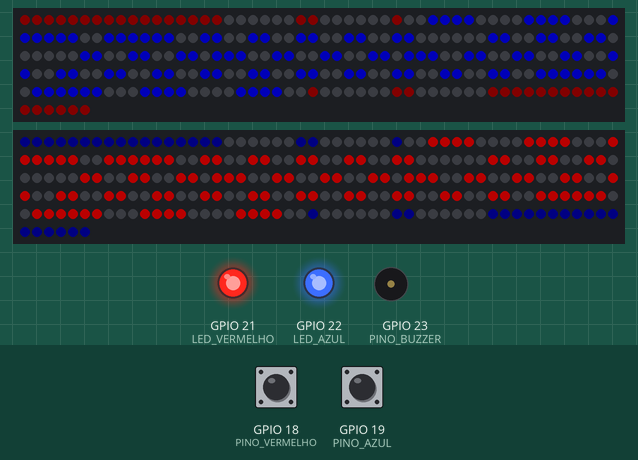
Bench run of a sketch on a simulated ESP32. Shown: 2 × 256 RGB LEDs in strip order, left to right, continuing on the next row, output pins drawn as LEDs (lit = HIGH), buzzer (waves = sounding). Inputs (shaded band) come from the test bench; at power-on: GPIO 18 (PINO_VERMELHO) HIGH, GPIO 19 (PINO_AZUL) HIGH. Dim RGB values are drawn brighter than linear; what the sketch prints to the serial monitor is not drawn.

Above: at 1.6 s.
1.7 s: GPIO 18 (PINO_VERMELHO) pulled LOW for 3.2 s
At 6.1 s:
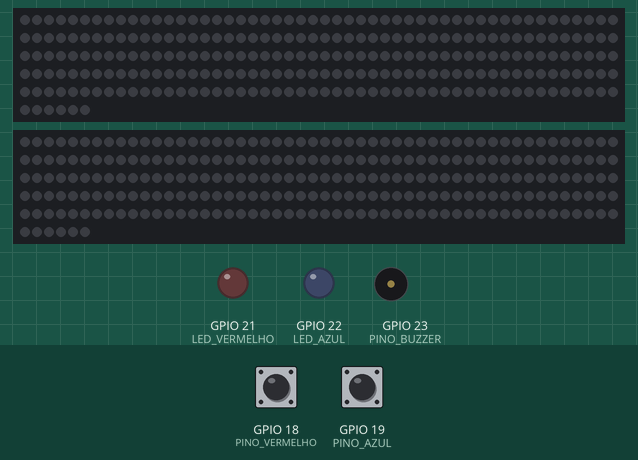
6.4 s: GPIO 19 (PINO_AZUL) pulled LOW for 0.15 s
At 6.5 s:
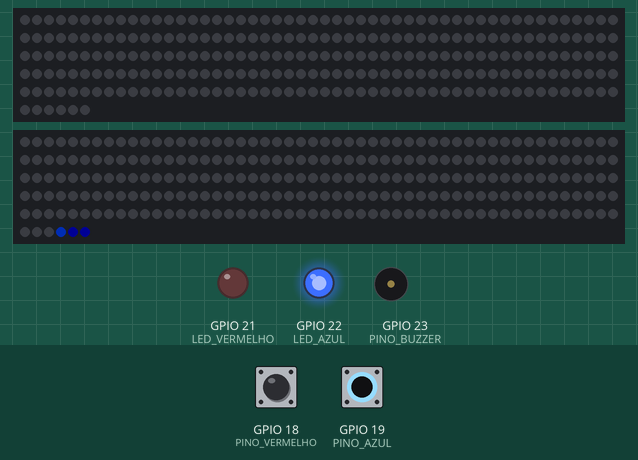
8.0 s: GPIO 18 (PINO_VERMELHO) pulled LOW for 0.15 s
At 8.09 s:
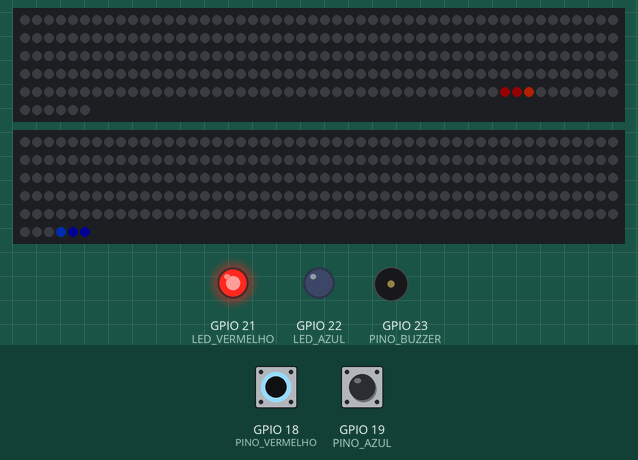
9.6 s: GPIO 19 (PINO_AZUL) pulled LOW for 1 s
At 11.8 s:
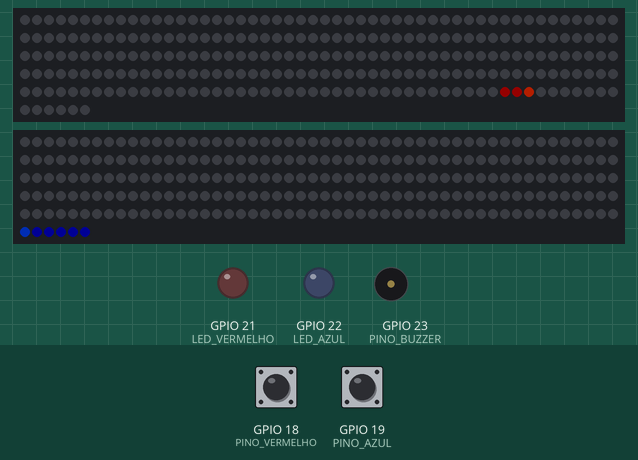
12.1 s: GPIO 18 (PINO_VERMELHO) driven LOW and GPIO 19 (PINO_AZUL) driven LOW
At 13.3 s:
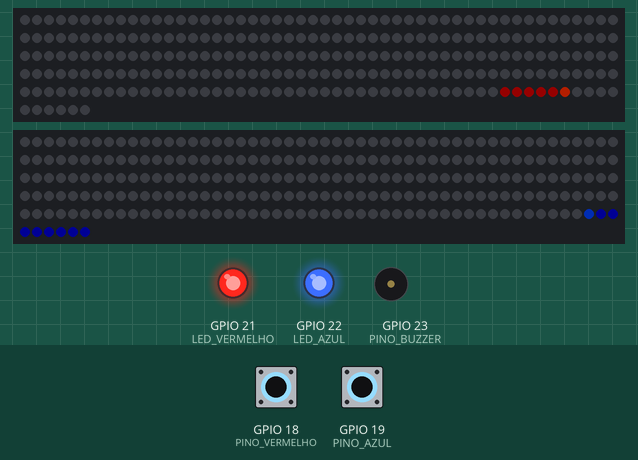
13.6 s: GPIO 18 (PINO_VERMELHO) driven HIGH
At 14.2 s:
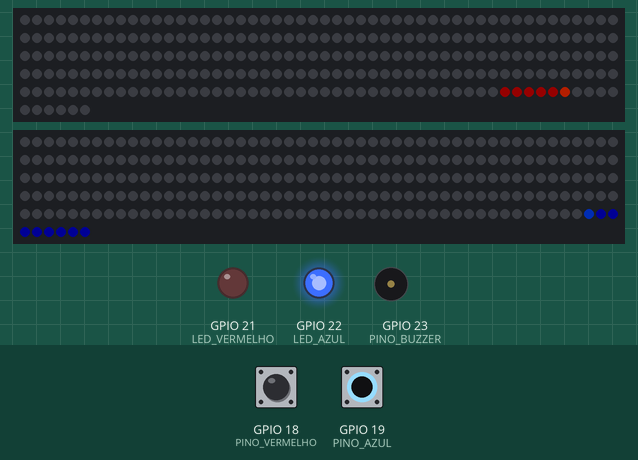
Timing chart, 0 to 16.1 s (numbered marks = the images above; inputs shaded):
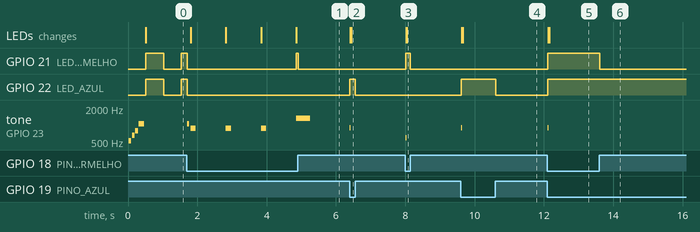

The sketch:

cabo_de_guerra_esp32.ino
```cpp
// =====================================================
//  Cabo de Guerra de LEDs - Vermelho x Azul
//  Versão final - ESP32 (ESP32 Dev Module)
//  2 matrizes WS2812B 16x16, cada uma no seu pino
//  Biblioteca: Adafruit NeoPixel (Gerenciador de Bibliotecas)
//  Programação: Mateus Antonio Courel
// =====================================================
#include <Adafruit_NeoPixel.h>

// ---------------- CONFIGURAÇÃO ----------------
#define PINO_MALHA1     2   // GPIO2  -> DI da malha 1 (lado do vermelho)
#define PINO_MALHA2     4   // GPIO4  -> DI da malha 2 (lado do azul)
#define PINO_VERMELHO   18  // GPIO18 -> botão vermelho (outro lado no GND)
#define PINO_AZUL       19  // GPIO19 -> botão azul (outro lado no GND)
#define LED_VERMELHO    21  // GPIO21 -> LED dentro do botão vermelho
#define LED_AZUL        22  // GPIO22 -> LED dentro do botão azul
#define PINO_BUZZER     23  // GPIO23 -> buzzer PASSIVO (outro lado no GND)
#define SOM_LIGADO      1   // 0 = jogo sem som

#define LARGURA_MALHA   16  // colunas de cada malha
#define ALTURA          16  // linhas de cada malha

// Estas malhas são numeradas por LINHA, todas no mesmo sentido.
// Se o GO aparecer embaralhado, teste POR_COLUNA 1 e/ou ZIGZAG 1
#define POR_COLUNA      0   // 0 = por linha, 1 = por coluna
#define ZIGZAG          0   // 0 = todas as linhas no mesmo sentido, 1 = zigue-zague

// Se uma malha estiver montada de cabeça para baixo, mude para 1
#define GIRAR_MALHA1    0
#define GIRAR_MALHA2    0

#define BRILHO          20  // 0 a 255 (cuidado com a corrente da fonte!)

// Tela do GO: letras fortes, fundo fraco e contorno apagado = GO bem legível
#define BRILHO_GO_LETRA 70
#define BRILHO_GO_FUNDO 6

// Jogo em "cobra"
// SENTIDO_COBRA 2 = cada cobra começa EMBAIXO da sua malha, corre a linha de
//                   lado a lado, faz o "L" e SOBE até o topo da malha, onde as
//                   duas se encontram (se uma passar do topo, invade a outra
//                   malha pelo topo, descendo)
// SENTIDO_COBRA 0 = cada cobra começa na lateral da sua malha e anda para o lado
// SENTIDO_COBRA 1 = vermelho começa em CIMA, azul EMBAIXO (atravessam as malhas)
#define SENTIDO_COBRA   2
#define LEDS_POR_TOQUE  3   // quantos LEDs a cobra anda a cada apertada
#define PASSO_MS        12  // velocidade da cobra (ms por LED; menor = mais rápida)
#define BRILHO_CABECA   60  // a "cabeça" da cobra fica mais forte
#define VEZES_PISCAR    4
#define DEBOUNCE_MS     30

// O ESP32 manda sinal de 3,3V e às vezes um LED lê errado (aparece roxo).
// Para corrigir, o código reenvia a imagem toda a cada REENVIO_MS:
// se algum LED pegou a cor errada, ele volta ao certo quase na hora.
#define REENVIO_MS      40

// Ordem das cores dos LEDs. Se o vermelho aparecer verde (ou o contrário),
// troque NEO_GRB por NEO_RGB
#define ORDEM_CORES     NEO_GRB

// 1 = ao ligar, faz um teste de cores em cada malha (para achar defeitos)
// Depois que estiver tudo certo, mude para 0
#define TESTE_CORES     0
// ----------------------------------------------

#define LARGURA         (LARGURA_MALHA * 2)
#define LEDS_POR_MALHA  (LARGURA_MALHA * ALTURA)
#define TOTAL_LEDS      (LARGURA * ALTURA)

Adafruit_NeoPixel malha1(LEDS_POR_MALHA, PINO_MALHA1, ORDEM_CORES + NEO_KHZ800);
Adafruit_NeoPixel malha2(LEDS_POR_MALHA, PINO_MALHA2, ORDEM_CORES + NEO_KHZ800);

uint32_t VERMELHO, AZUL, AMARELO, BRANCO;
uint32_t CABECA_V, CABECA_A;

// A struct precisa ficar ANTES de qualquer função, senão a IDE do Arduino
// cria os protótipos automáticos antes dela e dá erro de compilação
struct Botao {
  uint8_t pino;
  uint8_t antes;
  unsigned long t;
};

Botao bv = {PINO_VERMELHO, HIGH, 0};
Botao ba = {PINO_AZUL, HIGH, 0};

bool apertou(Botao &b);
void sincronizar(Botao &b);

// ---------------- DESENHO ----------------
// Converte (x, y) dentro de UMA malha no índice do LED
uint16_t indice(uint8_t lx, uint8_t y) {
#if POR_COLUNA
  if (ZIGZAG && (lx & 1)) y = ALTURA - 1 - y;
  return (uint16_t)lx * ALTURA + y;
#else
  if (ZIGZAG && (y & 1)) lx = LARGURA_MALHA - 1 - lx;
  return (uint16_t)y * LARGURA_MALHA + lx;
#endif
}

// x vai de 0 a 31: 0..15 = malha 1, 16..31 = malha 2
void pixel(int x, int y, uint32_t c) {
  if (x < 0 || x >= LARGURA || y < 0 || y >= ALTURA) return;
  uint8_t lx = x % LARGURA_MALHA;
  uint8_t ly = y;
  if (x < LARGURA_MALHA) {
    if (GIRAR_MALHA1) { lx = LARGURA_MALHA - 1 - lx; ly = ALTURA - 1 - ly; }
    malha1.setPixelColor(indice(lx, ly), c);
  } else {
    if (GIRAR_MALHA2) { lx = LARGURA_MALHA - 1 - lx; ly = ALTURA - 1 - ly; }
    malha2.setPixelColor(indice(lx, ly), c);
  }
}

void coluna(uint8_t x, uint32_t c) {
  for (uint8_t y = 0; y < ALTURA; y++) pixel(x, y, c);
}

void limpar() {
  malha1.clear();
  malha2.clear();
}

void encher(uint32_t c) {
  malha1.fill(c);
  malha2.fill(c);
}

unsigned long ultimoEnvio = 0;

void mostrar() {
  malha1.show();
  malha2.show();
  ultimoEnvio = millis();
}

// Reenvia a imagem atual se já passou REENVIO_MS (corrige LEDs com cor errada)
void manter() {
  if (millis() - ultimoEnvio >= REENVIO_MS) mostrar();
}

// Igual ao delay(), mas continua corrigindo os LEDs enquanto espera
void esperar(unsigned long ms) {
  unsigned long inicio = millis();
  while (millis() - inicio < ms) {
    manter();
    delay(2);
  }
}

// Fonte 5x7 (números da contagem)
// Ordem: G, O, 3, 2, 1
const uint8_t FONTE[][7] PROGMEM = {
  {0b01110, 0b10001, 0b10000, 0b10111, 0b10001, 0b10001, 0b01111}, // G
  {0b01110, 0b10001, 0b10001, 0b10001, 0b10001, 0b10001, 0b01110}, // O
  {0b11111, 0b00010, 0b00100, 0b00010, 0b00001, 0b10001, 0b01110}, // 3
  {0b01110, 0b10001, 0b00001, 0b00010, 0b00100, 0b01000, 0b11111}, // 2
  {0b00100, 0b01100, 0b00100, 0b00100, 0b00100, 0b00100, 0b01110}, // 1
};

int8_t indiceFonte(char ch) {
  switch (ch) {
    case 'G': return 0;
    case 'O': return 1;
    case '3': return 2;
    case '2': return 3;
    case '1': return 4;
  }
  return -1;
}

// Na malha 16x16 os números ficam com o dobro do tamanho (10 x 14)
#define ESCALA_TEXTO  ((ALTURA >= 14) ? 2 : 1)

// Escreve o texto centralizado na malha indicada (0 = malha 1, 1 = malha 2)
void texto(const char *txt, uint8_t m, uint32_t c) {
  const uint8_t e = ESCALA_TEXTO;
  uint8_t n = strlen(txt);
  int largTxt = (n * 6 - 1) * e;
  int x0 = m * LARGURA_MALHA + (LARGURA_MALHA - largTxt) / 2;
  int y0 = (ALTURA - 7 * e) / 2;
  for (uint8_t i = 0; i < n; i++) {
    int8_t f = indiceFonte(txt[i]);
    if (f < 0) continue;
    for (uint8_t r = 0; r < 7; r++) {
      uint8_t linha = pgm_read_byte(&FONTE[f][r]);
      for (uint8_t b = 0; b < 5; b++) {
        if (linha & (1 << (4 - b))) {
          for (uint8_t dy = 0; dy < e; dy++)
            for (uint8_t dx = 0; dx < e; dx++)
              pixel(x0 + (i * 6 + b) * e + dx, y0 + r * e + dy, c);
        }
      }
    }
  }
}

// Letras GRANDES (6 x 12, traço grosso) para o "GO" da malha 16x16
#define LETRA_L   6
#define LETRA_A   12
const uint8_t G_GRANDE[LETRA_A] PROGMEM = {
  0b011110,
  0b111111,
  0b110011,
  0b110000,
  0b110000,
  0b110111,
  0b110111,
  0b110011,
  0b110011,
  0b110011,
  0b111111,
  0b011110,
};
const uint8_t O_GRANDE[LETRA_A] PROGMEM = {
  0b011110,
  0b111111,
  0b110011,
  0b110011,
  0b110011,
  0b110011,
  0b110011,
  0b110011,
  0b110011,
  0b110011,
  0b111111,
  0b011110,
};

// Desenha uma letra grande. Com borda = true, apaga os LEDs em volta dela
// (contorno escuro), o que destaca muito a letra em cima do fundo colorido.
void letraGrande(const uint8_t *letra, int x0, int y0, uint32_t c, bool borda) {
  for (uint8_t r = 0; r < LETRA_A; r++) {
    uint8_t linha = pgm_read_byte(&letra[r]);
    for (uint8_t b = 0; b < LETRA_L; b++) {
      if (linha & (1 << (LETRA_L - 1 - b))) {
        if (borda) {
          for (int dy = -1; dy <= 1; dy++)
            for (int dx = -1; dx <= 1; dx++)
              pixel(x0 + b + dx, y0 + r + dy, 0);
        } else {
          pixel(x0 + b, y0 + r, c);
        }
      }
    }
  }
}

// Pinta a malha com fundo fraco, contorno apagado e "GO" grande e forte por cima
void telaGO(uint8_t m, uint32_t fundo, uint32_t letra) {
  for (uint8_t x = 0; x < LARGURA_MALHA; x++) coluna(m * LARGURA_MALHA + x, fundo);
  int largGO = LETRA_L * 2 + 2;  // 6 + 2 + 6 = 14
  int x0 = m * LARGURA_MALHA + (LARGURA_MALHA - largGO) / 2;
  int y0 = (ALTURA - LETRA_A) / 2;
  letraGrande(G_GRANDE, x0, y0, 0, true);               // contorno
  letraGrande(O_GRANDE, x0 + LETRA_L + 2, y0, 0, true);
  letraGrande(G_GRANDE, x0, y0, letra, false);          // letras
  letraGrande(O_GRANDE, x0 + LETRA_L + 2, y0, letra, false);
}

// ---------------- CAMINHO DA COBRA ----------------
// p = quantos LEDs a cobra já andou (0 = primeiro LED)
// As duas cobras sempre andam em sentidos que se encaixam, então quando
// elas se encontram a tela fica toda preenchida, sem buraco e sem sobrepor.

#if SENTIDO_COBRA == 2
// Um único caminho de 512 LEDs:
//   malha 1: de BAIXO para CIMA (linha por linha, fazendo o "L")
//   malha 2: de CIMA para BAIXO (linha por linha, fazendo o "L")
// O vermelho anda nesse caminho do começo para o fim e o azul do fim
// para o começo. Os dois sobem e se encontram no topo das malhas.
void caminho(uint16_t i, int &x, int &y) {
  int k = i / LARGURA_MALHA;    // qual linha do caminho (0 a 31)
  int c = i % LARGURA_MALHA;    // posição dentro da linha
  int lx = (k % 2 == 0) ? c : (LARGURA_MALHA - 1 - c);  // vai e volta ("L")
  if (k < ALTURA) {             // malha 1, subindo
    x = lx;
    y = ALTURA - 1 - k;
  } else {                      // malha 2, descendo
    x = LARGURA_MALHA + (LARGURA_MALHA - 1 - lx);
    y = k - ALTURA;
  }
}

// Vermelho começa embaixo da malha 1 e sobe
void posVermelho(uint16_t p, int &x, int &y) {
  caminho(p, x, y);
}

// Azul começa embaixo da malha 2 e sobe
void posAzul(uint16_t p, int &x, int &y) {
  caminho(TOTAL_LEDS - 1 - p, x, y);
}

#elif SENTIDO_COBRA == 1
// Vermelho começa na linha de CIMA e vai descendo (atravessa as duas malhas)
void posVermelho(uint16_t p, int &x, int &y) {
  int r = p / LARGURA;
  int c = p % LARGURA;
  y = r;
  x = (r % 2 == 0) ? c : (LARGURA - 1 - c);
}

// Azul começa na linha de BAIXO e vai subindo
void posAzul(uint16_t p, int &x, int &y) {
  int r = p / LARGURA;
  int c = p % LARGURA;
  y = ALTURA - 1 - r;
  x = (r % 2 == 0) ? c : (LARGURA - 1 - c);
}

#else
// Cada cobra desce/sobe uma coluna inteira, faz o "L" e vai para o lado

// Vermelho começa na borda ESQUERDA (lado do botão vermelho)
void posVermelho(uint16_t p, int &x, int &y) {
  int c = p / ALTURA;
  int r = p % ALTURA;
  x = c;
  y = (c % 2 == 0) ? r : (ALTURA - 1 - r);
}

// Azul começa na borda DIREITA (lado do botão azul)
void posAzul(uint16_t p, int &x, int &y) {
  int c = p / ALTURA;
  int r = p % ALTURA;
  x = LARGURA - 1 - c;
  y = (c % 2 == 0) ? r : (ALTURA - 1 - r);
}
#endif

// ---------------- BOTÕES ----------------
// (a struct Botao fica lá no topo do arquivo)

// true só no instante em que o botão é apertado (com debounce)
bool apertou(Botao &b) {
  uint8_t v = digitalRead(b.pino);
  unsigned long agora = millis();
  if (v != b.antes && agora - b.t > DEBOUNCE_MS) {
    b.antes = v;
    b.t = agora;
    return v == LOW;
  }
  return false;
}

// Ignora o que foi apertado enquanto não estávamos lendo
void sincronizar(Botao &b) {
  b.antes = digitalRead(b.pino);
  b.t = millis();
}

// ---------------- SOM ----------------
// Notas (Hz)
#define NOTA_C5  523
#define NOTA_E5  659
#define NOTA_G5  784
#define NOTA_A5  880
#define NOTA_C6  1047
#define NOTA_E6  1319
#define NOTA_A4  440
#define NOTA_E4  330

// Multiplica a frequência das notas. Buzzers passivos ficam bem mais altos
// perto de 2000-4000 Hz: use 2 ou 3 para aumentar o volume.
#define TOM_MULT 1

// Toca sem travar o programa (o som segue enquanto o jogo roda)
void bip(unsigned int freq, unsigned long dur) {
#if SOM_LIGADO
  tone(PINO_BUZZER, freq * TOM_MULT, dur);
#endif
}

// Toca e espera terminar
void nota(unsigned int freq, unsigned long dur) {
  bip(freq, dur);
  delay(dur + 20);
}

void somLigou() {
  nota(NOTA_C5, 80);
  nota(NOTA_E5, 80);
  nota(NOTA_G5, 80);
  nota(NOTA_C6, 150);
}

// Som de "batida" quando as cores se encontram: desce de agudo para grave
void somEncontro() {
  for (int f = 1500; f >= 200; f -= 50) {
    bip(f, 20);
    esperar(20);
  }
  noTone(PINO_BUZZER);
}

// ---------------- LEDs DOS BOTÕES ----------------
void ledsBotoes(bool vermelho, bool azul) {
  digitalWrite(LED_VERMELHO, vermelho ? HIGH : LOW);
  digitalWrite(LED_AZUL, azul ? HIGH : LOW);
}

// ---------------- ETAPAS DO JOGO ----------------
void telaInicio() {
  limpar();
  // Malha do vermelho: fundo vermelho fraco, GO azul forte
  telaGO(0, Adafruit_NeoPixel::Color(BRILHO_GO_FUNDO, 0, 0),
            Adafruit_NeoPixel::Color(0, 0, BRILHO_GO_LETRA));
  // Malha do azul: fundo azul fraco, GO vermelho forte
  telaGO(1, Adafruit_NeoPixel::Color(0, 0, BRILHO_GO_FUNDO),
            Adafruit_NeoPixel::Color(BRILHO_GO_LETRA, 0, 0));
  mostrar();
  sincronizar(bv);
  sincronizar(ba);
  unsigned long tPisca = millis();
  bool aceso = true;
  ledsBotoes(true, true);
  while (true) {
    if (apertou(bv) || apertou(ba)) {
      ledsBotoes(false, false);
      nota(NOTA_C6, 60);  // "ok, vamos começar"
      return;
    }
    // LEDs dos botões piscam devagar chamando para jogar
    if (millis() - tPisca > 500) {
      tPisca = millis();
      aceso = !aceso;
      ledsBotoes(aceso, aceso);
    }
    manter();
    delay(5);
  }
}

void contagem() {
  const char *numeros[] = {"3", "2", "1"};
  for (uint8_t i = 0; i < 3; i++) {
    limpar();
    texto(numeros[i], 0, AMARELO);
    texto(numeros[i], 1, AMARELO);
    mostrar();
    bip(NOTA_A5, 150);  // bip em cada número
    esperar(1000);
  }
  limpar();
  mostrar();
  bip(NOTA_E6, 400);    // bip longo e agudo: VALENDO!
  sincronizar(bv);
  sincronizar(ba);
}

void jogar(uint16_t &v, uint16_t &a) {
  v = 0;  // quantos LEDs a cobra vermelha já andou
  a = 0;  // quantos LEDs a cobra azul já andou
  uint16_t faltaV = 0, faltaA = 0;  // LEDs que ainda vão andar (apertadas na fila)
  int xv = -1, yv = 0, xa = -1, ya = 0;  // posição da cabeça de cada cobra
  unsigned long tPasso = millis();

  while (v + a < TOTAL_LEDS) {
    // Cada apertada manda a cobra andar mais LEDS_POR_TOQUE LEDs
    if (apertou(bv)) { faltaV += LEDS_POR_TOQUE; bip(600, 15); }  // clique grave
    if (apertou(ba)) { faltaA += LEDS_POR_TOQUE; bip(900, 15); }  // clique agudo

    // A cobra anda um LED por vez, a cada PASSO_MS
    if ((faltaV || faltaA) && millis() - tPasso >= PASSO_MS) {
      tPasso = millis();
      if (faltaV && v + a < TOTAL_LEDS) {
        if (xv >= 0) pixel(xv, yv, VERMELHO);   // cabeça antiga vira corpo
        posVermelho(v, xv, yv);
        pixel(xv, yv, CABECA_V);                // nova cabeça
        v++;
        faltaV--;
      }
      if (faltaA && v + a < TOTAL_LEDS) {
        if (xa >= 0) pixel(xa, ya, AZUL);
        posAzul(a, xa, ya);
        pixel(xa, ya, CABECA_A);
        a++;
        faltaA--;
      }
      mostrar();
    } else {
      manter();
    }
    delay(1);  // dá um respiro para o ESP32 (evita reset do watchdog)
    // LED do botão acende enquanto ele está apertado
    ledsBotoes(digitalRead(PINO_VERMELHO) == LOW, digitalRead(PINO_AZUL) == LOW);
  }
  // As cobras se encontraram: as cabeças voltam à cor normal
  if (xv >= 0) pixel(xv, yv, VERMELHO);
  if (xa >= 0) pixel(xa, ya, AZUL);
  mostrar();
  ledsBotoes(false, false);
}

void mostrarVencedor(uint16_t v, uint16_t a) {
  somEncontro();  // ~0,6 s, enquanto mostra onde se encontraram
  esperar(200);
  uint32_t c;
  if (v > a)      c = VERMELHO;
  else if (a > v) c = AZUL;
  else            c = BRANCO;  // empate
  bool ganhouV = (v >= a);  // no empate os dois piscam
  bool ganhouA = (a >= v);
  bool empate = (v == a);
  // Uma nota a cada piscada: vitória sobe, empate desce
  const unsigned int vitoria[] = {NOTA_C5, NOTA_E5, NOTA_G5, NOTA_C6};
  const unsigned int velha[]   = {NOTA_A4, NOTA_A4, NOTA_A4, NOTA_E4};
  for (uint8_t i = 0; i < VEZES_PISCAR; i++) {
    encher(c);
    mostrar();
    ledsBotoes(ganhouV, ganhouA);  // LED do botão vencedor pisca junto
    bip(empate ? velha[i % 4] : vitoria[i % 4], (i == VEZES_PISCAR - 1) ? 380 : 250);
    esperar(400);
    limpar();
    mostrar();
    ledsBotoes(false, false);
    esperar(400);
  }
}

// ---------------- SETUP / LOOP ----------------
void setup() {
  Serial.begin(115200);
  pinMode(PINO_VERMELHO, INPUT_PULLUP);
  pinMode(PINO_AZUL, INPUT_PULLUP);
  pinMode(LED_VERMELHO, OUTPUT);
  pinMode(LED_AZUL, OUTPUT);
  pinMode(PINO_BUZZER, OUTPUT);
  ledsBotoes(false, false);

  malha1.begin();
  malha2.begin();

  VERMELHO = Adafruit_NeoPixel::Color(BRILHO, 0, 0);
  AZUL     = Adafruit_NeoPixel::Color(0, 0, BRILHO);
  AMARELO  = Adafruit_NeoPixel::Color(BRILHO, BRILHO * 180 / 255, 0);
  BRANCO   = Adafruit_NeoPixel::Color(BRILHO, BRILHO, BRILHO);
  CABECA_V = Adafruit_NeoPixel::Color(BRILHO_CABECA, BRILHO_CABECA / 6, 0);
  CABECA_A = Adafruit_NeoPixel::Color(0, BRILHO_CABECA / 4, BRILHO_CABECA);

  limpar();
  mostrar();

#if TESTE_CORES
  // Malha 1: vermelho, verde, azul. Depois a malha 2: vermelho, verde, azul.
  uint32_t cores[] = {VERMELHO, Adafruit_NeoPixel::Color(0, BRILHO, 0), AZUL};
  for (uint8_t m = 0; m < 2; m++) {
    for (uint8_t i = 0; i < 3; i++) {
      limpar();
      if (m == 0) malha1.fill(cores[i]); else malha2.fill(cores[i]);
      mostrar();
      delay(1000);
    }
  }
  limpar();
  mostrar();
#endif

  somLigou();  // musiquinha ao ligar o jogo
  Serial.println("Jogo pronto!");
}

void loop() {
  uint16_t v, a;
  telaInicio();
  contagem();
  jogar(v, a);
  mostrarVencedor(v, a);
}
```

Measured:
- after the input at 1.7 s, tone on GPIO 23 (PINO_BUZZER): plays 1047 Hz for 0.06 s, 880 Hz for 0.15 s, 880 Hz for 0.15 s, 880 Hz for 0.15 s, 1319 Hz for 0.40 s, starting at once; the LEDs: first change after 0.11 s (image 1 shows a later state)
- after the input at 6.4 s, GPIO 22 (LED_AZUL): LOW → HIGH at once, → LOW 0.16 s later; tone on GPIO 23 (PINO_BUZZER): silent → 900 Hz at once, → silent 0.01 s later; the LEDs: first change at once (image 2 shows a later state)
- after the input at 8.0 s, GPIO 21 (LED_VERMELHO): LOW → HIGH at once, → LOW 0.14 s later; tone on GPIO 23 (PINO_BUZZER): silent → 600 Hz at once, → silent 0.01 s later; the LEDs: first change at once (image 3 shows a later state)
- after the input at 9.6 s, GPIO 22 (LED_AZUL): LOW → HIGH at once, → LOW 1.0 s later; tone on GPIO 23 (PINO_BUZZER): silent → 900 Hz at once, → silent 0.01 s later; the LEDs: first change at once (image 4 shows a later state)
- after the input at 12.1 s, GPIO 21 (LED_VERMELHO), GPIO 22 (LED_AZUL): LOW → HIGH at once; tone on GPIO 23 (PINO_BUZZER): silent → 900 Hz at once, → silent 0.01 s later; the LEDs: first change at once (image 5 shows a later state)
- after the input at 13.6 s, GPIO 21 (LED_VERMELHO): HIGH → LOW at once
